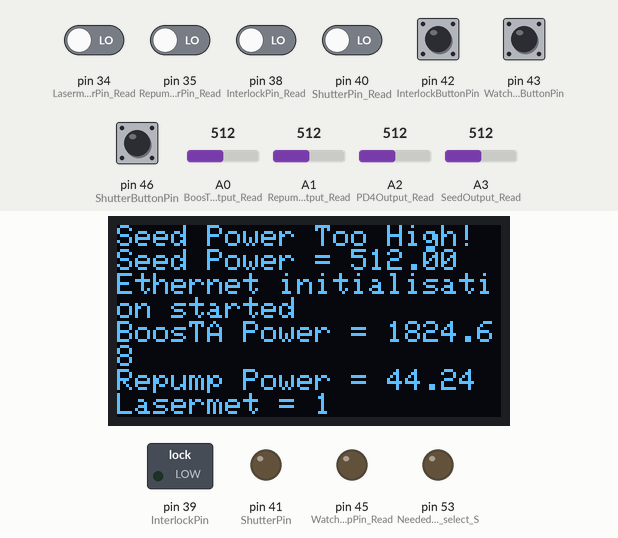
This sketch was run on a simulated Arduino Mega 2560, built with avr-gcc and run on an emulated ATmega2560. Shown: 128×64 one-colour display, switched loads named in the sketch (green lamp = pin HIGH), output pins drawn as LEDs (lit = HIGH). The inputs (shaded band) are chosen by the test bench; at power-on: pin 42 (InterlockButtonPin), pin 43 (WatchdogButtonPin), pin 46 (ShutterButtonPin) HIGH, pin 34 (LasermetShutterPin_Read), pin 35 (RepumpShutterPin_Read), pin 38 (InterlockPin_Read), pin 40 (ShutterPin_Read) LOW, A3 (SeedOutput_Read) = 512, A0 (BoosTAOutput_Read) = 512, A1 (RepumpOutput_Read) = 512, A2 (PD4Output_Read) = 512. WiFi joins after 1.5 s; servers stay silent unless stated; what the sketch prints to the serial monitor is not drawn.

Above: at 3.2 s.
3.3 s: A3 (SeedOutput_Read) set to 39
6.3 s: A3 (SeedOutput_Read) set to 31
9.3 s: A3 (SeedOutput_Read) set to 5
At 12.0 s:
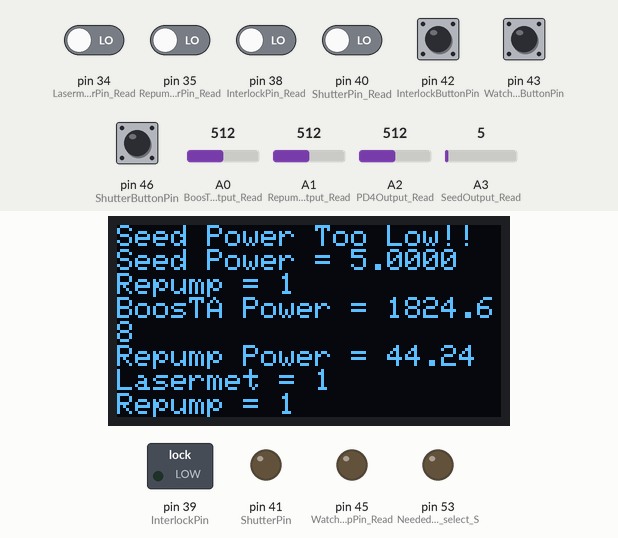
12.3 s: pin 42 (InterlockButtonPin) pulled LOW for 0.15 s
At 13.0 s:
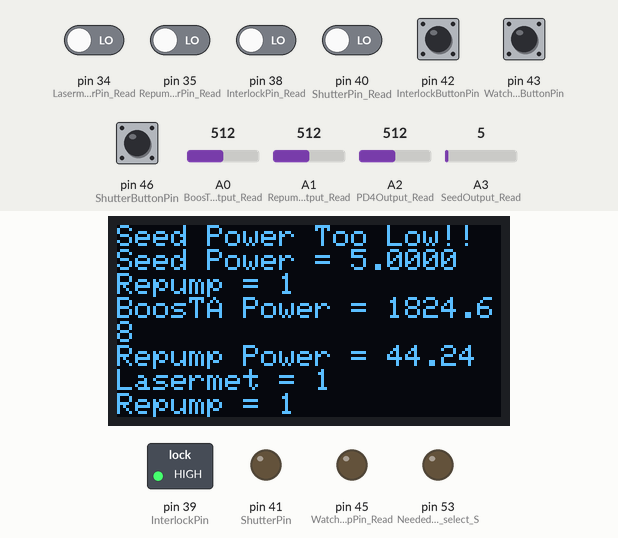
15.4 s: A0 (BoosTAOutput_Read) set to 716
At 17.3 s:
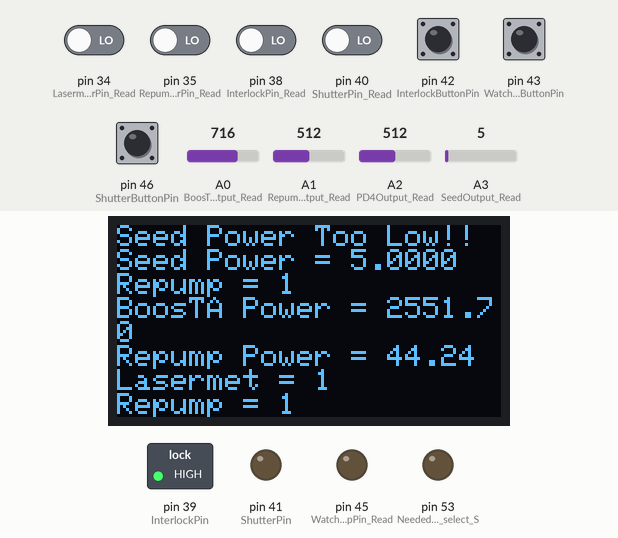
17.6 s: A1 (RepumpOutput_Read) set to 716
At 42.2 s:
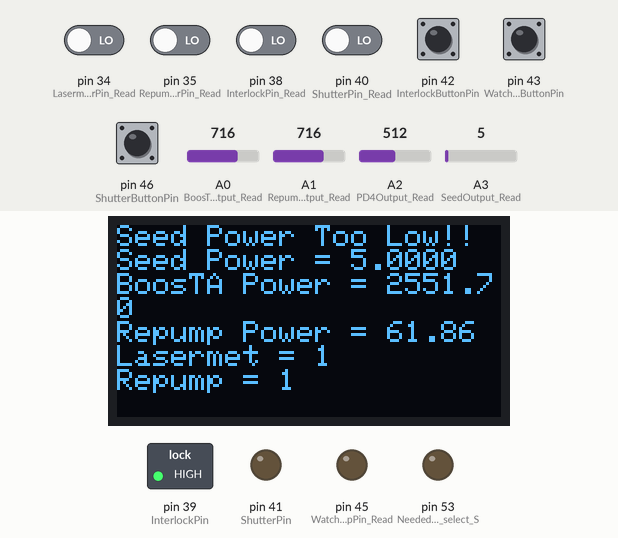
Timing chart, 0 to 42.5 s (numbered marks = the images above; inputs shaded):
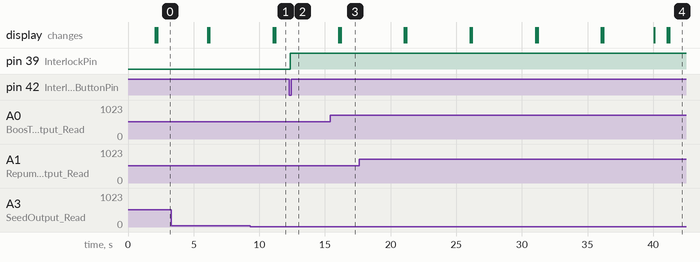

The sketch:

Firmware_OYLab_Dev01.ino
```cpp
#include <SPI.h>
#include <Ethernet.h>
#include<EthernetUdp.h>
#include "Adafruit_MAX31855.h"
//Needed for OLED
#include <Adafruit_SSD1306.h>
#include <Adafruit_GFX.h>

// OLED display TWI address /////////////////////////////////////////////////////////////////////////
#define OLED_ADDR   0x3C
// reset pin not used on 4-pin OLED module
Adafruit_SSD1306 display(-1);  // -1 = no reset pin
///////////////////////////////////////////////////////////////////////////////////////////////////////////

// Initialise Ethernet Parameters /////////////////////////////////////////////////////////////////////////
#define UDP_TX_PACKET_MAX_SIZE 150 //increase UDP size
EthernetUDP Udp;
byte mac[] = { 0xDE, 0xAD, 0xBE, 0xEF, 0xFE, 0xAD };
const unsigned int localPort = 1396;
IPAddress IP_Collector(169, 254, 128, 105);
IPAddress IP_OYLab_Dev01(169, 254, 128, 115);
char recvdBuffer[10];
int recvdPacketSize;
unsigned long ethLastRecvd = 0;
unsigned long ethTimeout = 40000;
///////////////////////////////////////////////////////////////////////////////////////////////////////////

// Thermocouple Variables ////////////////////////////////////////////////////////////////////////////////
#define DO  2 // Common MOSI pin
#define CLK 3 // Common serial clock pin
#define CS01  4 // Chip select pins
#define CS02  5
#define CS03  6
#define CS04  7

//THERMOCOUPLES
Adafruit_MAX31855 thermocouple01(CLK, CS01, DO);
Adafruit_MAX31855 thermocouple02(CLK, CS02, DO);
Adafruit_MAX31855 thermocouple03(CLK, CS03, DO);
Adafruit_MAX31855 thermocouple04(CLK, CS04, DO);


// DEFINE PINS /////////////////////////////////////////////////////////////////////////////////////////
int SeedOutput_Read = A3; // Analog input channel sensor ADC values
int PD4Output_Read = A2;
int RepumpOutput_Read = A1;
int BoosTAOutput_Read = A0;

int ShutterButtonPin = 46;
int ShutterPin = 41;
int ShutterPin_Read = 40;

int InterlockButtonPin = 42;
int InterlockPin = 39;
int InterlockPin_Read = 38;

int WatchdogButtonPin = 43;
int WatchdogPin = 44;
int WatchdogTripPin_Read = 45;

int LasermetShutterPin_Read = 34;
int RepumpShutterPin_Read = 35;

// Initialise Variables ///////////////////////////////////////////////////////////////////////////////////
String headerStr = "OYLab,Dev01";
String payloadStr;

double temps [4]; // Buffer to hold thermocouple data

int BoosTAOutputVal = 0;
int RepumpOutputVal = 0;
int PD4OutputVal = 0;
int seedOutputVal = 0;

const unsigned int delayTime = 0;
const float seedPowerThresholdLower = 15;
const float seedPowerThresholdUpper = 35;
float seedPower;
float BoosTAPower;
float RepumpPower;
float PD4Power;

bool watchdogTripped = false;

// Debounce Stuff ///////////////////////////////////////////////////////////////////////
const int buttons = 3; // number of buttons you use
const int ShuttersInterlocks = 4; // number of shutters and interlocks

int currState[ShuttersInterlocks] = {0};                  // both current state and state are needed for
int state[buttons] = {1};                                 // interlock and shutter because there are switches
int buttonState[buttons] = {1};                           // external to ard control that effect these states
int lastButtonState[buttons] = {1};
int buttonPin[buttons];
unsigned long lastDebounceTime[buttons] = {0};
/////////////////////////////////////////////////////////////////////////////////////////

// Display Screen Variables /////////////////////////////////////////////////////////////
const unsigned long screenUpdateInterval = 1000; // How often to take a data sample in ms
unsigned long previousScreenUpdateMillis = 0; // Time at which previous sample was acquired
unsigned long currentMillis = 0; // Current time elapsed since program started in ms
/////////////////////////////////////////////////////////////////////////////////////////

void setup() {

  // initialize and clear display
  display.begin(SSD1306_SWITCHCAPVCC, OLED_ADDR);
  display.clearDisplay();
  display.display();
  display.setTextSize(1);
  display.setTextColor(WHITE, BLACK);
  //display.dim(true);

  // Allow ethernet chip time to initialise after being powered up
  delay(1000);
  Serial.begin(57600);

  pinMode(53, OUTPUT); // Needed for slave select SPI for Mega (not connected)
  pinMode(10, OUTPUT); // SPI SS pin for most Arduino models (need to connect)

  pinMode(ShutterButtonPin, INPUT_PULLUP);
  pinMode(InterlockButtonPin, INPUT_PULLUP);
  pinMode(WatchdogButtonPin, INPUT_PULLUP);

  pinMode(ShutterPin, OUTPUT);
  pinMode(InterlockPin, OUTPUT);
  pinMode(WatchdogTripPin_Read, OUTPUT);

  Ethernet.begin(mac, IP_OYLab_Dev01);
  Udp.begin(localPort);
  delay(1000); // Allow ethernet chip time to initialise
  textDisplay("Ethernet initialisation started");


}

void loop() {

  currentMillis = millis();

  // READ PHOTODIODE POWERS /////////////////////////////////////////////////////////////
  seedPower = 0.0;
  BoosTAPower = 0.0;
  RepumpPower = 0.0;

  seedOutputVal = analogRead(SeedOutput_Read);
  seedPower = (seedOutputVal) / 1.0;
  BoosTAOutputVal = analogRead(BoosTAOutput_Read);
  BoosTAPower = (BoosTAOutputVal) / 752.0 *2680.0 ;
  RepumpOutputVal = analogRead(RepumpOutput_Read);
  RepumpPower = (RepumpOutputVal) / 706.0 * 61.0;

  PD4OutputVal = analogRead(PD4Output_Read);
  PD4Power = (PD4OutputVal) / 1023.0 * 1.0;
  ///////////////////////////////////////////////////////////////////////////////////////

  // DETECT STATE CHANGE OF DCHP INTERLOCK BUTTON ///////////////
  // DETECT STATE CHANGE OF WATCHDOG LISTENING BUTTON ///////////
  // READ LASERMET SHUTTER STATE ////////////////////////////////
  // READ FIBRE DOCK SHUTTER STATE //////////////////////////////
  // READ DCHP INTERLOCK STATE //////////////////////////////////
  // READ BOOSTA OUTPUT POWER ///////////////////////////////////
  // READ REPUMP POWER //////////////////////////////////////////


  // DEFINE REFERENCES ///////////////////////////////////////////////////////////
  int Shutter = 0;
  int Interlock = 1;
  int Watchdog = 2;
  int LasermetShutter = 2;
  int RepumpShutter = 3;

  buttonPin[Shutter] = ShutterButtonPin;
  buttonPin[Interlock] = InterlockButtonPin;
  buttonPin[Watchdog] = WatchdogButtonPin;
  ////////////////////////////////////////////////////////////////////////////////////////

  // CHECK BUTTON STATES /////////////////////////////////////////////////////////////////
  if (!watchdogTripped) {
    if (buttonStateChange(Shutter)) {
      Serial.println("Shutter State Changed");
      digitalWrite(ShutterPin, state[Shutter]);
    }

    if (buttonStateChange(Interlock)) {
      Serial.println("Interlock State Changed");
      digitalWrite(InterlockPin, state[Interlock]);
    }
  }

  if (buttonStateChange(Watchdog)) {
    Serial.println("Watchdog State Changed");
    digitalWrite(WatchdogPin, state[Watchdog]);
    if (watchdogTripped) { // resets the watchdog
      watchdogTripped = false;
      digitalWrite(WatchdogTripPin_Read, LOW);
    }
  }

  currState[Shutter] = digitalRead(ShutterPin_Read);
  currState[Interlock] = digitalRead(InterlockPin_Read);

  // Account for the fact that the optocoupler circuit has inversion
  if (digitalRead(LasermetShutterPin_Read) == HIGH) {
    currState[LasermetShutter] = 0;
  } else {
    currState[LasermetShutter] = 1;
  }

  if (digitalRead(RepumpShutterPin_Read) == HIGH) {
    currState[RepumpShutter] = 0;
  } else {
    currState[RepumpShutter] = 1;
  }

  ///////////////////////////////////////////////////////////////////////////////////////

  // WATCHDOG CONDITIONS ////////////////////////////////////////////////////////////////
  if (state[Watchdog]) {

    // Trip conditions: fibre dock shutter open AND seed power too low
    //               OR fibre dock shutter open AND seed power too high
    //               OR fibre dock shutter open AND DCHP controller interlock disabled

    //               OR BoosTA current applied AND fibre dock shutter closed
    //               OR BoosTA current applied and seed power too low


    if (((currState[Shutter] == 1) && (seedPower < seedPowerThresholdLower)) ||
        ((currState[Shutter] == 1) && (seedPower > seedPowerThresholdUpper))) {
      Serial.println("WARNING: Trip condition met");
      digitalWrite(WatchdogTripPin_Read, HIGH);
      watchdogTripped = true;
      digitalWrite(ShutterPin, LOW);
      state[Shutter] = 0;
      digitalWrite(InterlockPin, LOW);
      state[Interlock] = 0;
      digitalWrite(WatchdogPin, LOW);
      state[Watchdog] = 0;
    }

  }
  ///////////////////////////////////////////////////////////////////////////////////////

  // ETHERNET /////////////////////////////////////////////////////////////////////////////
  recvdPacketSize = Udp.parsePacket();

  if (recvdPacketSize > 0) {

    static bool packet1 = true;
    if (packet1) {
      textDisplay("Ethernet connection established");
      packet1 = false;
    }

    Udp.read(recvdBuffer, UDP_TX_PACKET_MAX_SIZE);

    ethLastRecvd = millis();

    // Read thermocouples
    temps[0] = thermocouple01.readCelsius();
    temps[1] = thermocouple02.readCelsius();
    temps[2] = thermocouple03.readCelsius();
    temps[3] = thermocouple04.readCelsius();

    payloadStr = headerStr
                 + "," + seedOutputVal
                 + "," + BoosTAOutputVal
                 + "," + RepumpOutputVal
                 + "," + seedPower
                 + "," + BoosTAPower
                 + "," + RepumpPower;

    for (int i = 0; i < 4; i++) {
      if (isnan(temps[i])) {
        payloadStr = payloadStr + "," + "0.0";
      } else {
        payloadStr = payloadStr + "," + temps[i];
      }
    }

    payloadStr = payloadStr
                 + "," + String(currState[Shutter])
                 + "," + String(currState[Interlock])
                 + "," + String(state[Watchdog])
                 + "," + String(watchdogTripped)
                 + "," + String(currState[LasermetShutter])
                 + "," + String(currState[RepumpShutter]);

    Serial.println(payloadStr);
    Udp.beginPacket(IP_Collector, localPort);
    Udp.print(payloadStr);
    Udp.endPacket();

    memset(recvdBuffer, 0, sizeof(recvdBuffer));
  }
  ///////////////////////////////////////////////////////////////////////////////////////

  // UPDATE DISPLAY SCREEN //////////////////////////////////////////////////////////////
  if ((currentMillis - previousScreenUpdateMillis) >= screenUpdateInterval) { // TODO: OR if anything has been tripped OR button been pressed
    Serial.print("Sensor Value = ");
    Serial.print(seedOutputVal);
    Serial.print(" , Seed Power = ");
    Serial.println(seedPower);

    display.setCursor(0, 0);

    if (seedPower < seedPowerThresholdLower) {
      Serial.println("Seed Power Too Low!");
      display.println("Seed Power Too Low!");
    }
    else if (seedPower > seedPowerThresholdUpper) {
      Serial.println("Seed Power Too High!");
      display.println("Seed Power Too High!");
    } else {
      Serial.println("Seed Power is Fine");
      display.println("Seed Power is Fine");
    }

    display.setCursor(0, 8);
    display.print("Seed Power = ");
    display.println(seedPower);
    static int OLEDupdate = 0;
    String currmsg;
    if (OLEDupdate % 5 == 0) {
      currmsg = "BoosTA Power = " + String(BoosTAPower);
      textDisplay(currmsg);
      currmsg = "Repump Power = " + String(RepumpPower);
      textDisplay(currmsg);
      currmsg = "Lasermet = " + String(currState[LasermetShutter]);
      textDisplay(currmsg);
      currmsg = "Repump = " + String(currState[RepumpShutter]);
      textDisplay(currmsg);
    }
    OLEDupdate++;

    currmsg = "Shutter Current = " + String(currState[Shutter]);
    Serial.println(currmsg);
    currmsg = "Interlock State = " + String(currState[Interlock]);
    Serial.println(currmsg);
    currmsg = "Watchdog Listening=" + String(state[Watchdog]);
    Serial.println(currmsg);
    currmsg = "Watchdog Tripped=" + String(watchdogTripped);
    Serial.println(currmsg);
    currmsg = "Lasermet Shutter State = " + String(currState[LasermetShutter]);
    Serial.println(currmsg);
    currmsg = "Repump Shutter State = " + String(currState[RepumpShutter]);
    Serial.println(currmsg);
    Serial.println("");
    previousScreenUpdateMillis += screenUpdateInterval;
  }

  if ((millis() - ethLastRecvd) > ethTimeout) {
    static int displayDelay = 0;
    if (displayDelay % 10000 == 0) {
      textDisplay("Ethernet error Check connection and/or Restart device");
    }
    displayDelay++;
  }
  /////////////////////////////////////////////////////////////////////////////////////////
 delay(10);
}

//*************** DETECT STATE CHANGE OF BUTTON ***************//
bool buttonStateChange(int button) {
  int reading = digitalRead(buttonPin[button]);
  int debounceDelay = 50;
  if (reading != lastButtonState[button]) {
    // reset the debouncing timer
    lastDebounceTime[button] = millis();
  }
  if ((millis() - lastDebounceTime[button]) > debounceDelay) {
    // if the button state has changed:
    if (reading != buttonState[button]) {
      buttonState[button] = reading;
      if (buttonState[button] == LOW) {
        state[button] = !state[button];
        lastButtonState[button] = reading;
        return true;
      }
    }
  }
  lastButtonState[button] = reading;
  return false;
}

//*************** FIFO OLED STRING DISPLAY ***************//
// No. of lines = 8
// Max char per line = 21
void textDisplay(String msg) {
  const int displayLines = 6; // number of fifo display lines wanted
  static String OLEDstrings[displayLines] = "";
  int len[displayLines] = {0};
  int linecalc = 0;
  int startStr = 0;

  //  flashes display when updated
  //  display.display();
  //  delay(1);

  if (msg == "") msg = " ";
  // fills fifo array with input strings
  if (OLEDstrings[(displayLines - 1)] == "") {
    for (int line = 0; line < displayLines; line++) {
      if (OLEDstrings[line] == "") {
        OLEDstrings[line] = msg;
        len[line] = OLEDstrings[line].length(); // fills array with length of corresponding string
        break;
      }
    }
  } else {
    for (int line = 0; line < (displayLines - 1); line++) {
      OLEDstrings[line] = OLEDstrings[line + 1];
      len[line] = OLEDstrings[line].length(); // fills array with length of corresponding string
    }
    OLEDstrings[(displayLines - 1)] = msg;
    len[(displayLines - 1)] = msg.length();
  }

  // works out which string in OLEDstrings to start displaying from
  for (int i = (displayLines - 1); i >= 0; i--) {  // starting with the last input working up
    if (OLEDstrings[i] != "") {
      linecalc += (len[i] / 21);                   // sums number of lines until either...
      if (len[i] % 21 != 0) linecalc++;
    }
    if (linecalc == displayLines) {                // ...the right number of lines is hit (start display loop with current string no)
      startStr = i;
      break;
    } else if (linecalc > displayLines) {           // OR it goes over the number of lines (start with previous string no)
      if (i = 1) startStr = i;
      startStr = i + 1;
      break;
    }
  }

  //Displays array
  int Xcursor = (8 - displayLines) * 8;
  display.setCursor(0, Xcursor);
  for (int line = startStr; line < displayLines; line++) {
    display.println(OLEDstrings[line]);
  }
  display.display();
  delay(1);
  //clears display
  display.fillRect(0, Xcursor, display.width(), (display.height() - Xcursor), BLACK);
}
```

Measured:
- after the input at 6.3 s, every drawn part: stays the same
- after the input at 9.3 s, the display: first changes after 1.8 s (image 1 shows a later state)
- after the input at 12.3 s, pin 39 (InterlockPin): LOW → HIGH after 0.06 s
